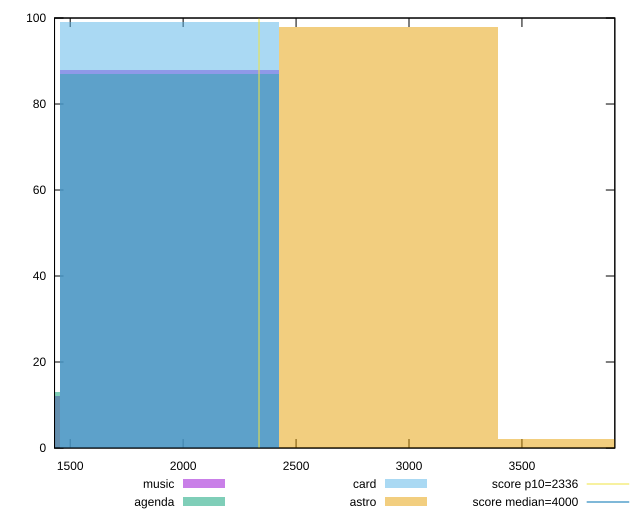

gnuplot code for this plot:
reset

$music <<EOF
1938.479738696482 88
969.239869348241 12
EOF

$agenda <<EOF
1938.479738696482 87
969.239869348241 13
EOF

$card <<EOF
1938.479738696482 99
EOF

$astro <<EOF
2907.719608044723 98
3876.959477392964 2
EOF

set key outside below
set boxwidth 969.239869348241
set xrange [1430.6609999999998:3911.1934999999994]
set yrange [0:100]
set trange [0:100]
set style fill transparent solid 0.5 noborder

set parametric
set terminal svg size 640, 520 enhanced background rgb 'white'
set output "reports/report_00030_2021-02-24T20-42-31.540Z/first-contentful-paint/comparison/histogram/all_raw.svg"

plot $music title "music" with boxes, \
     $agenda title "agenda" with boxes, \
     $card title "card" with boxes, \
     $astro title "astro" with boxes, \
     2336,t title "score p10=2336", \
     4000,t title "score median=4000"

reset
